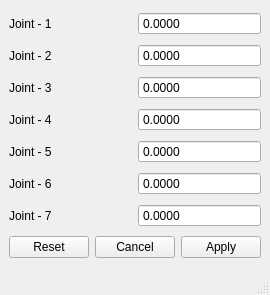
<?xml version="1.0" encoding="UTF-8"?>
<ui version="4.0">
 <class>jointTargetBox</class>
 <widget class="QMainWindow" name="jointTargetBox">
  <property name="geometry">
   <rect>
    <x>0</x>
    <y>0</y>
    <width>270</width>
    <height>295</height>
   </rect>
  </property>
  <property name="windowTitle">
   <string>jointTargetBox</string>
  </property>
  <widget class="QWidget" name="centralwidget">
   <layout class="QVBoxLayout" name="verticalLayout">
    <item>
     <layout class="QHBoxLayout" name="horizontalLayout">
      <item>
       <widget class="QLabel" name="label">
        <property name="text">
         <string>Joint - 1</string>
        </property>
       </widget>
      </item>
      <item>
       <widget class="QDoubleSpinBox" name="doubleSpinBox">
        <property name="buttonSymbols">
         <enum>QAbstractSpinBox::NoButtons</enum>
        </property>
        <property name="decimals">
         <number>4</number>
        </property>
       </widget>
      </item>
     </layout>
    </item>
    <item>
     <layout class="QHBoxLayout" name="horizontalLayout_2">
      <item>
       <widget class="QLabel" name="label_2">
        <property name="text">
         <string>Joint - 2</string>
        </property>
       </widget>
      </item>
      <item>
       <widget class="QDoubleSpinBox" name="doubleSpinBox_2">
        <property name="buttonSymbols">
         <enum>QAbstractSpinBox::NoButtons</enum>
        </property>
        <property name="decimals">
         <number>4</number>
        </property>
       </widget>
      </item>
     </layout>
    </item>
    <item>
     <layout class="QHBoxLayout" name="horizontalLayout_3">
      <item>
       <widget class="QLabel" name="label_3">
        <property name="text">
         <string>Joint - 3</string>
        </property>
       </widget>
      </item>
      <item>
       <widget class="QDoubleSpinBox" name="doubleSpinBox_3">
        <property name="buttonSymbols">
         <enum>QAbstractSpinBox::NoButtons</enum>
        </property>
        <property name="decimals">
         <number>4</number>
        </property>
       </widget>
      </item>
     </layout>
    </item>
    <item>
     <layout class="QHBoxLayout" name="horizontalLayout_4">
      <item>
       <widget class="QLabel" name="label_4">
        <property name="text">
         <string>Joint - 4</string>
        </property>
       </widget>
      </item>
      <item>
       <widget class="QDoubleSpinBox" name="doubleSpinBox_4">
        <property name="buttonSymbols">
         <enum>QAbstractSpinBox::NoButtons</enum>
        </property>
        <property name="decimals">
         <number>4</number>
        </property>
       </widget>
      </item>
     </layout>
    </item>
    <item>
     <layout class="QHBoxLayout" name="horizontalLayout_5">
      <item>
       <widget class="QLabel" name="label_5">
        <property name="text">
         <string>Joint - 5</string>
        </property>
       </widget>
      </item>
      <item>
       <widget class="QDoubleSpinBox" name="doubleSpinBox_5">
        <property name="buttonSymbols">
         <enum>QAbstractSpinBox::NoButtons</enum>
        </property>
        <property name="decimals">
         <number>4</number>
        </property>
       </widget>
      </item>
     </layout>
    </item>
    <item>
     <layout class="QHBoxLayout" name="horizontalLayout_6">
      <item>
       <widget class="QLabel" name="label_6">
        <property name="text">
         <string>Joint - 6</string>
        </property>
       </widget>
      </item>
      <item>
       <widget class="QDoubleSpinBox" name="doubleSpinBox_6">
        <property name="buttonSymbols">
         <enum>QAbstractSpinBox::NoButtons</enum>
        </property>
        <property name="decimals">
         <number>4</number>
        </property>
       </widget>
      </item>
     </layout>
    </item>
    <item>
     <layout class="QHBoxLayout" name="horizontalLayout_7">
      <item>
       <widget class="QLabel" name="label_7">
        <property name="text">
         <string>Joint - 7</string>
        </property>
       </widget>
      </item>
      <item>
       <widget class="QDoubleSpinBox" name="doubleSpinBox_7">
        <property name="buttonSymbols">
         <enum>QAbstractSpinBox::NoButtons</enum>
        </property>
        <property name="decimals">
         <number>4</number>
        </property>
       </widget>
      </item>
     </layout>
    </item>
    <item>
     <widget class="QDialogButtonBox" name="buttonBox">
      <property name="standardButtons">
       <set>QDialogButtonBox::Apply|QDialogButtonBox::Cancel|QDialogButtonBox::Reset</set>
      </property>
      <property name="centerButtons">
       <bool>true</bool>
      </property>
     </widget>
    </item>
   </layout>
  </widget>
  <widget class="QStatusBar" name="statusbar"/>
 </widget>
 <resources/>
 <connections/>
</ui>
